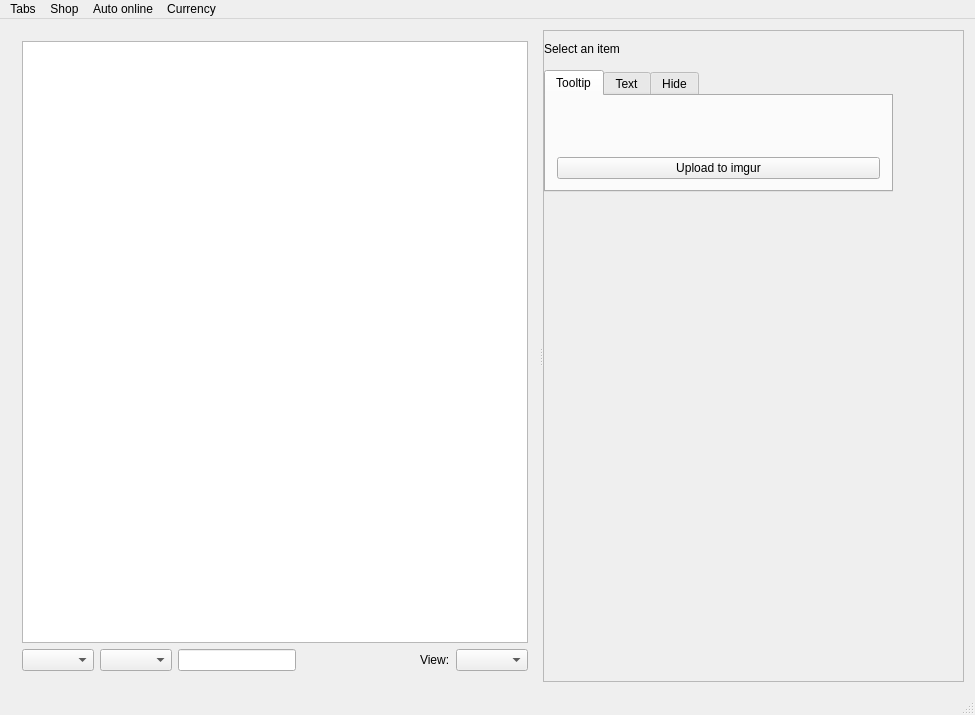
<?xml version="1.0" encoding="UTF-8"?>
<ui version="4.0">
 <class>MainWindow</class>
 <widget class="QMainWindow" name="MainWindow">
  <property name="geometry">
   <rect>
    <x>0</x>
    <y>0</y>
    <width>975</width>
    <height>715</height>
   </rect>
  </property>
  <property name="windowTitle">
   <string>Acquisition</string>
  </property>
  <widget class="QWidget" name="centralWidget">
   <layout class="QGridLayout" name="gridLayout_2">
    <item row="0" column="0">
     <layout class="QVBoxLayout" name="mainLayout">
      <item>
       <widget class="QSplitter" name="horizontalLayout_2">
        <property name="orientation">
         <enum>Qt::Horizontal</enum>
        </property>
        <widget class="QWidget" name="layoutWidget">
         <layout class="QVBoxLayout" name="itemListAndSearchFormLayout">
          <item>
           <widget class="QTreeView" name="treeView"/>
          </item>
          <item>
           <layout class="QHBoxLayout" name="horizontalLayout">
            <item>
             <widget class="QComboBox" name="buyoutTypeComboBox"/>
            </item>
            <item>
             <widget class="QComboBox" name="buyoutCurrencyComboBox"/>
            </item>
            <item>
             <widget class="QLineEdit" name="buyoutValueLineEdit"/>
            </item>
            <item>
             <spacer name="horizontalSpacer">
              <property name="orientation">
               <enum>Qt::Horizontal</enum>
              </property>
              <property name="sizeHint" stdset="0">
               <size>
                <width>40</width>
                <height>20</height>
               </size>
              </property>
             </spacer>
            </item>
            <item>
             <widget class="QLabel" name="label">
              <property name="text">
               <string>View:</string>
              </property>
             </widget>
            </item>
            <item>
             <widget class="QComboBox" name="viewComboBox"/>
            </item>
           </layout>
          </item>
         </layout>
        </widget>
        <widget class="QScrollArea" name="scrollArea">
         <widget class="QWidget" name="scrollAreaWidgetContents">
          <property name="geometry">
           <rect>
            <x>0</x>
            <y>0</y>
            <width>349</width>
            <height>638</height>
           </rect>
          </property>
          <layout class="QGridLayout" name="gridLayout">
           <property name="leftMargin">
            <number>0</number>
           </property>
           <property name="topMargin">
            <number>11</number>
           </property>
           <property name="rightMargin">
            <number>0</number>
           </property>
           <item row="0" column="0">
            <layout class="QVBoxLayout" name="itemLayout">
             <property name="spacing">
              <number>0</number>
             </property>
             <item>
              <widget class="QWidget" name="widget" native="true">
               <property name="minimumSize">
                <size>
                 <width>250</width>
                 <height>0</height>
                </size>
               </property>
              </widget>
             </item>
             <item>
              <widget class="QLabel" name="nameLabel">
               <property name="text">
                <string>Select an item</string>
               </property>
              </widget>
             </item>
             <item>
              <widget class="QLabel" name="imageLabel"/>
             </item>
             <item>
              <widget class="QTabWidget" name="itemInfoTypeTabs">
               <property name="sizePolicy">
                <sizepolicy hsizetype="Minimum" vsizetype="Maximum">
                 <horstretch>0</horstretch>
                 <verstretch>0</verstretch>
                </sizepolicy>
               </property>
               <property name="currentIndex">
                <number>0</number>
               </property>
               <widget class="QWidget" name="itemInfoTooltip">
                <attribute name="title">
                 <string>Tooltip</string>
                </attribute>
                <layout class="QVBoxLayout" name="verticalLayout_2">
                 <item>
                  <widget class="QWidget" name="itemTooltipWidget" native="true">
                   <layout class="QVBoxLayout" name="itemTooltipLayout">
                    <property name="spacing">
                     <number>0</number>
                    </property>
                    <property name="leftMargin">
                     <number>0</number>
                    </property>
                    <property name="topMargin">
                     <number>0</number>
                    </property>
                    <property name="rightMargin">
                     <number>0</number>
                    </property>
                    <property name="bottomMargin">
                     <number>0</number>
                    </property>
                    <item>
                     <layout class="QHBoxLayout" name="itemNameLayout">
                      <property name="spacing">
                       <number>0</number>
                      </property>
                      <property name="bottomMargin">
                       <number>0</number>
                      </property>
                      <item>
                       <widget class="QLabel" name="itemHeaderLeft">
                        <property name="text">
                         <string/>
                        </property>
                       </widget>
                      </item>
                      <item>
                       <widget class="QWidget" name="itemNameContainerWidget" native="true">
                        <property name="sizePolicy">
                         <sizepolicy hsizetype="Expanding" vsizetype="Expanding">
                          <horstretch>0</horstretch>
                          <verstretch>0</verstretch>
                         </sizepolicy>
                        </property>
                        <layout class="QVBoxLayout" name="itemNameContainer">
                         <property name="spacing">
                          <number>0</number>
                         </property>
                         <property name="leftMargin">
                          <number>0</number>
                         </property>
                         <property name="topMargin">
                          <number>0</number>
                         </property>
                         <property name="rightMargin">
                          <number>0</number>
                         </property>
                         <property name="bottomMargin">
                          <number>0</number>
                         </property>
                         <item>
                          <widget class="QLabel" name="itemNameFirstLine">
                           <property name="text">
                            <string/>
                           </property>
                          </widget>
                         </item>
                         <item>
                          <widget class="QLabel" name="itemNameSecondLine">
                           <property name="text">
                            <string/>
                           </property>
                          </widget>
                         </item>
                        </layout>
                       </widget>
                      </item>
                      <item>
                       <widget class="QLabel" name="itemHeaderRight">
                        <property name="text">
                         <string/>
                        </property>
                       </widget>
                      </item>
                     </layout>
                    </item>
                    <item>
                     <widget class="QLabel" name="propertiesLabel">
                      <property name="maximumSize">
                       <size>
                        <width>16777215</width>
                        <height>16777215</height>
                       </size>
                      </property>
                      <property name="wordWrap">
                       <bool>true</bool>
                      </property>
                     </widget>
                    </item>
                   </layout>
                  </widget>
                 </item>
                 <item>
                  <widget class="QPushButton" name="uploadTooltipButton">
                   <property name="text">
                    <string>Upload to imgur</string>
                   </property>
                  </widget>
                 </item>
                </layout>
               </widget>
               <widget class="QWidget" name="itemInfoText">
                <attribute name="title">
                 <string>Text</string>
                </attribute>
                <layout class="QVBoxLayout" name="verticalLayout">
                 <item>
                  <widget class="QLabel" name="itemTextTooltip">
                   <property name="sizePolicy">
                    <sizepolicy hsizetype="Minimum" vsizetype="Maximum">
                     <horstretch>0</horstretch>
                     <verstretch>0</verstretch>
                    </sizepolicy>
                   </property>
                   <property name="text">
                    <string/>
                   </property>
                  </widget>
                 </item>
                 <item>
                  <widget class="QPushButton" name="itemTextToolTipCopyToClipboardButton">
                   <property name="text">
                    <string>Copy to Clipboard (as HTML)</string>
                   </property>
                  </widget>
                 </item>
                </layout>
               </widget>
               <widget class="QWidget" name="tab">
                <attribute name="title">
                 <string>Hide</string>
                </attribute>
               </widget>
              </widget>
             </item>
             <item>
              <spacer name="verticalSpacer">
               <property name="orientation">
                <enum>Qt::Vertical</enum>
               </property>
               <property name="sizeHint" stdset="0">
                <size>
                 <width>20</width>
                 <height>40</height>
                </size>
               </property>
              </spacer>
             </item>
             <item>
              <widget class="QLabel" name="locationLabel"/>
             </item>
             <item>
              <widget class="QLabel" name="minimapLabel"/>
             </item>
            </layout>
           </item>
          </layout>
         </widget>
        </widget>
       </widget>
      </item>
     </layout>
    </item>
   </layout>
  </widget>
  <widget class="QMenuBar" name="menuBar">
   <property name="geometry">
    <rect>
     <x>0</x>
     <y>0</y>
     <width>975</width>
     <height>26</height>
    </rect>
   </property>
   <widget class="QMenu" name="menuShop">
    <property name="title">
     <string>Shop</string>
    </property>
    <addaction name="actionForum_shop_thread"/>
    <addaction name="actionShop_template"/>
    <addaction name="actionCopy_shop_data_to_clipboard"/>
    <addaction name="actionUpdate_shop"/>
    <addaction name="actionAutomatically_update_shop"/>
   </widget>
   <widget class="QMenu" name="menuItems">
    <property name="title">
     <string>Tabs</string>
    </property>
    <addaction name="actionRefresh_selected"/>
    <addaction name="actionRefresh"/>
    <addaction name="separator"/>
    <addaction name="actionAutomatically_refresh_items"/>
    <addaction name="actionItems_refresh_interval"/>
   </widget>
   <widget class="QMenu" name="menuAuto_online">
    <property name="title">
     <string>Auto online</string>
    </property>
    <addaction name="actionControl_poe_xyz_is_URL"/>
    <addaction name="actionRemoteScript"/>
    <addaction name="actionAutomatically_refresh_online_status"/>
   </widget>
   <widget class="QMenu" name="menuCurrency">
    <property name="title">
     <string>Currency</string>
    </property>
    <addaction name="actionList_currency"/>
    <addaction name="actionExport_currency"/>
   </widget>
   <addaction name="menuItems"/>
   <addaction name="menuShop"/>
   <addaction name="menuAuto_online"/>
   <addaction name="menuCurrency"/>
  </widget>
  <widget class="QStatusBar" name="statusBar"/>
  <action name="actionForum_shop_thread">
   <property name="text">
    <string>Forum shop thread...</string>
   </property>
  </action>
  <action name="actionCopy_shop_data_to_clipboard">
   <property name="text">
    <string>Copy shop data to clipboard</string>
   </property>
  </action>
  <action name="actionAutomatically_refresh_items">
   <property name="checkable">
    <bool>true</bool>
   </property>
   <property name="checked">
    <bool>true</bool>
   </property>
   <property name="text">
    <string>Auto refresh checked tabs</string>
   </property>
  </action>
  <action name="actionItems_refresh_interval">
   <property name="text">
    <string>Auto refresh interval...</string>
   </property>
  </action>
  <action name="actionRefresh">
   <property name="text">
    <string>Refresh all tabs</string>
   </property>
  </action>
  <action name="actionUpdate_shop">
   <property name="text">
    <string>Update shop thread at forums</string>
   </property>
  </action>
  <action name="actionAutomatically_update_shop">
   <property name="checkable">
    <bool>true</bool>
   </property>
   <property name="checked">
    <bool>true</bool>
   </property>
   <property name="text">
    <string>Automatically update shop</string>
   </property>
  </action>
  <action name="actionShop_template">
   <property name="text">
    <string>Shop template...</string>
   </property>
  </action>
  <action name="actionControl_poe_xyz_is_URL">
   <property name="text">
    <string>control.poe.trade URL...</string>
   </property>
  </action>
  <action name="actionRemoteScript">
   <property name="text">
    <string>Process list script</string>
   </property>
  </action>
  <action name="actionAutomatically_refresh_online_status">
   <property name="checkable">
    <bool>true</bool>
   </property>
   <property name="text">
    <string>Automatically refresh online status</string>
   </property>
  </action>
  <action name="actionList_currency">
   <property name="text">
    <string>List currency...</string>
   </property>
  </action>
  <action name="actionExport_currency">
   <property name="text">
    <string>Export to CSV...</string>
   </property>
  </action>
  <action name="actionRefresh_selected">
   <property name="text">
    <string>Refresh checked tabs</string>
   </property>
  </action>
 </widget>
 <layoutdefault spacing="6" margin="11"/>
 <resources/>
 <connections/>
</ui>
